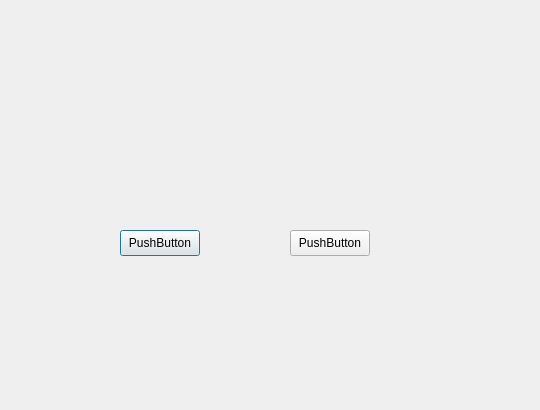
<?xml version="1.0" encoding="UTF-8"?>
<ui version="4.0">
 <class>Dialog</class>
 <widget class="QDialog" name="Dialog">
  <property name="geometry">
   <rect>
    <x>0</x>
    <y>0</y>
    <width>540</width>
    <height>410</height>
   </rect>
  </property>
  <property name="minimumSize">
   <size>
    <width>540</width>
    <height>410</height>
   </size>
  </property>
  <property name="maximumSize">
   <size>
    <width>540</width>
    <height>410</height>
   </size>
  </property>
  <property name="windowTitle">
   <string>Dialog</string>
  </property>
  <widget class="QPushButton" name="pushButton">
   <property name="geometry">
    <rect>
     <x>120</x>
     <y>230</y>
     <width>80</width>
     <height>26</height>
    </rect>
   </property>
   <property name="text">
    <string>PushButton</string>
   </property>
  </widget>
  <widget class="QPushButton" name="pushButton_2">
   <property name="geometry">
    <rect>
     <x>290</x>
     <y>230</y>
     <width>80</width>
     <height>26</height>
    </rect>
   </property>
   <property name="text">
    <string>PushButton</string>
   </property>
  </widget>
 </widget>
 <resources/>
 <connections/>
</ui>
